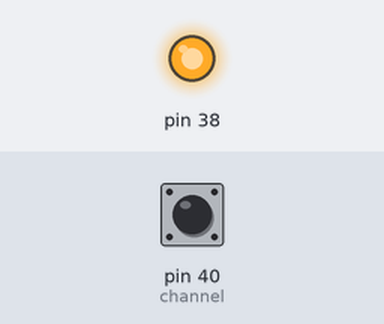
A program run on a simulated Raspberry Pi (header pin numbers). Parts: output pins drawn as LEDs (lit = HIGH). Inputs (shaded band) come from the test bench; at power-on: pin 40 (channel) LOW. The run ends when the program shuts the computer down; what the program prints to the terminal is not drawn. At 2.0 s the program puts the board to deep sleep or switches it off; the recording ends there.

Above: at 1.2 s.
1.3 s: pin 40 (channel) pulled HIGH for 0.15 s
Timing chart, 0 to 2.0 s (numbered marks = the images above; inputs shaded):
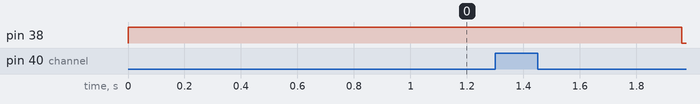

The program:

pishutdown.py
```python
#!/usr/bin/python

# Import the modules to send commands to the system and access GPIO pins
import RPi.GPIO as gpio
import syslog
import os
import sys
import signal
from time import sleep

def shutdown():
    # Shutdown && log
    syslog.syslog('pishutdown: Soft shutdown')
    gpio.cleanup()
    os.system('shutdown now -h')
    sys.exit(0)

def reboot():
    # Reboot && log
    syslog.syslog('pishutdown: Soft reboot')
    gpio.cleanup()
    os.system('reboot')
    sys.exit(0)

def cleanup(signum, frame):
   syslog.syslog('pishutdown: Caught a signal, shutting down')
   gpio.cleanup()
   sys.exit(1)

def wait_for(value, timeout=-1):
  while True:
    channel = gpio.wait_for_edge(40, gpio.RISING if value else gpio.FALLING, timeout=timeout)
    if channel == None: return None
    # Debounce
    for i in range(10):
      sleep(0.001)
      curr_value = gpio.input(40) == gpio.HIGH
      if curr_value != value: break
    if i == 9: return channel


signal.signal(signal.SIGINT, cleanup)

#Set pin numbering to board numbering
gpio.setmode(gpio.BOARD)

gpio.setup(38, gpio.OUT)
gpio.output(38, gpio.HIGH)
# Enable pull-down for safety
gpio.setup(40, gpio.IN, pull_up_down=gpio.PUD_DOWN)
try:
    wait_for(True)
    if wait_for(False, 500) != None:
       if wait_for(True, 500) != None:
          reboot()
    shutdown()
except KeyboardInterrupt:
  print 'Keyboard interrupt'
  gpio.cleanup()
  sys.exit(1)
except Exception as e:
  syslog.syslog('pishutdown: Exception: ' + str(e))
```

Measured:
- after the input at 1.3 s, pin 38: HIGH → LOW after 0.66 s
